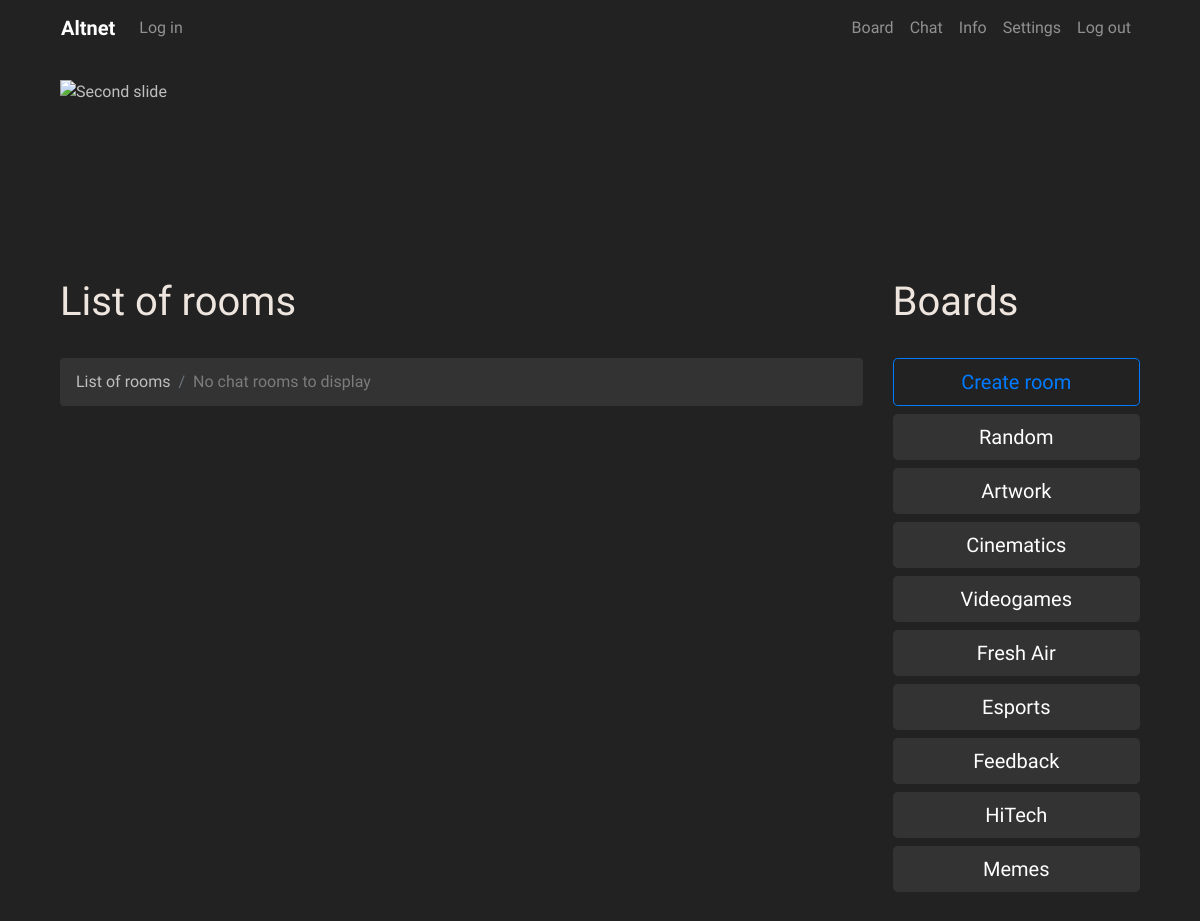
Page /chat/ on the committed database.
### board/models.py (models this page shows, shortened)
class Category(models.Model):
    CATEGORY_CHOICES = [('Random', 'Random'), ('Broadcast', 'Broadcast'), ('Animation', 'Animation'),
                        ('Artwork', 'Artwork'), ('Cinematics', 'Cinematics'), ('Videogames', 'Videogames'),
                        ('Writing', 'Writing'), ('Fresh Air', 'Fresh Air'), ('Esports', 'Esports'),
                        ('Politics', 'Politics'), ('Feedback', 'Feedback'), ('HiTech', 'HiTech'),
                        ('Offline', 'Offline'), ('Online', 'Online'), ('Memes', 'Memes'),
                        ('NSFW', 'NSFW'), ('Custom', 'Custom')]
    category = models.CharField(max_length=100, choices=CATEGORY_CHOICES, default='Random')
    visible = models.BooleanField(default=True, null=False, blank=False)

### chat/views.py (the view, shortened to what this page needs)
# urls.py: path('', paperhome, name='index'),
def index(request):
    if request.user.is_authenticated:
        username = request.user.username
        loc_option = Hikka.objects.get(user=request.user.id).language_code
    else:
        username = anonymous_validator(request)
        loc_option = 0
    cat_list = Category.objects.filter(visible=True)
    template = loader.get_template('chat.html')
    room_list = Room.objects.filter(language_code=loc_option)
    pool = {}
    room_form = CreateRoom()
    context = {
        'loc': loc_resolver('lobby'),
        'lang': loc_option,
        'room_list': room_list,
        'pool': pool,
        'room_form': room_form,
        'username': username,
        'category_list': cat_list,
    }
    return HttpResponse(template.render(context, request))

### board/templatetags/loc_extra.py (called while the page is built)
@register.filter
def return_item(l, i):
    try:
        return l[i]
    except:
        return None

@register.filter
def cat_title(category):
    try:
        return Categories.cat_resolver(category)
    except:
        return None

### board/views.py (called while the page is built)
def random_name():
    noun = ['Apple', 'Grape', 'Hero', 'Nickel', 'Zinc', 'Rock', 'Paper', 'Joker', 'Beat', 'Aug', 'Runner', 'Miracle']
    adjective = ['Shitty', 'Slippy', 'Explosive', 'Luminous', 'Advanced', 'Creative', 'Burning', 'Sweaty', 'Leet',
                 'Apex', 'Funny', 'Raging']
    tag = ['1', '2', '3', '4', '5', '6', '7', '8', '9', '0']
    randomized_tag = choices(tag, k=4)
    return ''.join(adjective[randint(0, len(adjective)-1)]) + '-' + ''.join(noun[randint(0, len(noun)-1)]) + '#' + \
           ''.join(randomized_tag)

def anonymous_validator(request):
    name = random_name()
    if 'Anonymous-Name' in request.session:
        for key, value in request.session.items():
            print('{} => {}'.format(key, value))
        return request.session['Anonymous-Name']
    else:
        request.session['Anonymous-Name'] = name
        for key, value in request.session.items():
            print('{} => {}'.format(key, value))
        return name

### scripts/loc/Categories.py (called while the page is built)
def cat_resolver(cat):
    if cat == 'Broadcast':
        return BROADCAST
    elif cat == 'Animation':
        return ANIMATION
    elif cat == 'Artwork':
        return ARTWORK
    elif cat == 'Cinematics':
        return CINEMATICS
    elif cat == 'Videogames':
        return VIDEOGAMES
    elif cat == 'Random':
        return RANDOM
    elif cat == 'Custom':
        return CUSTOM
    elif cat == 'NSFW':
        return NSFW
    elif cat == 'Memes':
        return MEMES
    elif cat == 'Online':
        return ONLINE
    elif cat == 'Offline':
        return OFFLINE
    elif cat == 'HiTech':
        return HITECH
    elif cat == 'Feedback':
        return FEEDBACK
    elif cat == 'Politics':
        return POLITICS
    elif cat == 'Esports':
        return ESPORTS
    elif cat == 'Fresh Air':
        return FRESH_AIR
    elif cat == 'Writing':
        return WRITING

### chat/templates/chat.html (shortened to what this page needs)
{% extends 'hat.html' %}
{% block content %}
{% load loc_extra %}
{% load static %}
<div class="row col-">
        <div class=" col-lg-9 col-sm-12 col-md-12 col-xl-9 content">
       <br>
  <div class="trds">
  <main class="contentd" role="main">
  <header>
 <h1 data-text="{{ loc.chat.ROOM_LIST|return_item:lang }}">{{ loc.chat.ROOM_LIST|return_item:lang }}</h1></header></main></div>
  <br>
<nav aria-label="breadcrumb" role="navigation">
  <ol class="breadcrumb">
    <li class="breadcrumb-item">{{ loc.chat.ROOM_LIST|return_item:lang }}</li>
    {% if room_list %}
      {% for room in room_list %}
      <li class="breadcrumb-item"><a href="#{{ thread.thread_title }}">{{ room.name }}</a></li>
      {% endfor %}
      {% else %}
      <li class="breadcrumb-item"><a href="#">{{ loc.errors.NO_CHAT_ROOMS|return_item:lang }}</a></li>
      {% endif %}
  </ol>
</nav>
<br>
<br><br>
  <br>
</div>
 <div class=" col-lg-3 col- left-sidebar">
      <br>
       <div class="trds">
  <main class="contentd" role="main">
  <header>
 <h1 data-text="{{ loc.headers.BOARDS|return_item:lang }}">{{ loc.headers.BOARDS|return_item:lang }}</h1></header>
  </main></div> <br>
          <button role="button" type="button" class="btn btn-outline-primary btn-lg btn-block" data-toggle="modal" data-target="#exampleModal">
  {{ loc.chat.CREATE_ROOM|return_item:lang }}
</button>
          {% if category_list %}
         {% for cat in category_list %}
             {% if cat.category == 'Broadcast' %}
             {% else %}
                 <a href="{% url 'Board:cat' cat.category %}" role="button" class="btn btn-dark btn-lg btn-block">
                    {{ cat.category|cat_title|return_item:lang}}
                 </a>
              {% endif %}
         {% endfor %}
     {% endif %}
</body>
{% endblock %}

### static/css/master.css (style rules this page uses)
.head-block,.top-menu,.top-material,.left-sidebar,.content { background:#222222; margin-bottom:5px; }
.content { border: none; }
.breadcrumb { background: #333333; }
.btn-dark { background: #333333; border: none; }
body { font-family: 'Roboto Condensed', sans-serif; font-size: initial; }
a { color: #7c7c7c; font-size: initial; }
body { background: #222; color: #bfbfbf; }
.contentd header h1 { position:relative;color:#eee5de }
.contentd header h1:after, .contentd header h1:before { position:absolute;top:0;overflow:hidden;clip:rect(0,100vw,0,0);content:attr(data-text);background: #a9a9a9 }
.contentd header h1:before { left:-1vmin;animation:noise 7s infinite steps(3,end) alternate-reverse;color:#71fcff;text-shadow:.4vmin 0 #00f,-.2vmin 1vmin red }
.contentd header h1:after { left:1vmin;animation:noise-alt 5s infinite steps(3,end) alternate-reverse;color:#ff9eed;text-shadow:-2vmin 0 #ff0,.1vmin -1vmin #00f }
.trds { background: #none; }

### rows in the picture
Category: category|cat_title "Random"
Category: category|cat_title "Artwork"
Category: category|cat_title "Cinematics"
Category: category|cat_title "Videogames"
Category: category|cat_title "Fresh Air"
Category: category|cat_title "Esports"
Category: category|cat_title "Feedback"
Category: category|cat_title "HiTech"
Category: category|cat_title "Memes"

### other values in the picture
{{ loc.UI.LOG_IN|return_item:lang }} "Log in"
{{ loc.UI.BOARD|return_item:lang }} "Board"
{{ loc.UI.CHAT|return_item:lang }} "Chat"
{{ loc.UI.INFO|return_item:lang }} "Info"
{{ loc.UI.SETTINGS|return_item:lang }} "Settings"
{{ loc.UI.LOG_OUT|return_item:lang }} "Log out"
{{ loc.chat.ROOM_LIST|return_item:lang }} "List of rooms"
{{ loc.errors.NO_CHAT_ROOMS|return_item:lang }} "No chat rooms to display"
{{ loc.headers.BOARDS|return_item:lang }} "Boards"
{{ loc.chat.CREATE_ROOM|return_item:lang }} "Create room"
